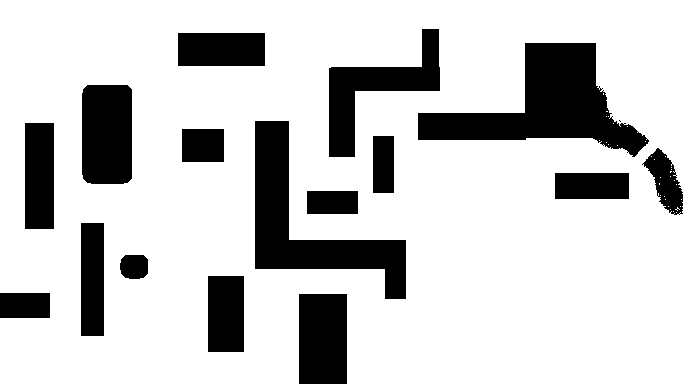
#> input picture ARS/PathPlanning/world3.png, 683 x 384 px
$ jupyter execute RTT.ipynb
#> lines starting #> are read from the running program, lines starting #| are printed output that depends on the picture; after the words box and inside, x2 and y2 are one past the last pixel; in counts of white or black regions, pixels touching at a corner belong together
## RRT

[cell 1]
import cv2
import time
import numpy as np
import matplotlib.pyplot as plt

[cell 2]
img = cv2.imread("world3.png")
#> img is the input picture: shape (384, 683, 3); 79.2% white; 17 black regions (1 under 20 px), largest, box (x1, y1, x2, y2) and area: (418, 43, 649, 157) 11208, (255, 121, 406, 299) 9055, (329, 29, 440, 157) 5024
gray = cv2.cvtColor(img, cv2.COLOR_BGR2GRAY)
ret,thresh1 = cv2.threshold(gray,127,255,cv2.THRESH_BINARY)
mapArray = thresh1.astype(np.int32)
print(mapArray.shape)
#| (384, 683)
plt.imshow(img, cmap="gray")

[cell 3]
class Node:
    def __init__(self, x, y):
        self.x = x
        self.y = y
        self.parent_x = []
        self.parent_y = []

[cell 4]
def dist_and_angle(x1, y1, x2, y2):
    dist = np.sqrt((x1 - x2)**2 + (y1 - y2)**2)
    angle = np.arctan2(y2 - y1, x2 - x1)
    return dist, angle

def collision(img, x1, y1, x2, y2):
    x = list(np.arange(x1, x2, (x2-x1)/100))
    y = list(((y2-y1)/(x2-x1)) * (x-x1) + y1)
    for xs, ys in zip(x,y):
        if img[int(ys)][int(xs)] == 0:
            return True
    return False

def check_collision(img, x1, y1, x2, y2, stepSize=10):
    hy, hx = img.shape
    _, theta = dist_and_angle(x2, y2, x1, y1)

    # next step point
    x = x2 + stepSize*np.cos(theta)
    y = y2 + stepSize*np.sin(theta)
    if y < 0 or y > hy or x < 0 or x > hx:
        directionCon = False
        nodeCon = False
    else:
        # Check direction connection
        # from current point to end
        if collision(img, x, y, end.x, end.y):
            directionCon = False
        else:
            directionCon = True

        # Check connection between next step point and last time step point
        if collision(img, x ,y, x2, y2):
            nodeCon = False
        else:
            nodeCon = True
    return x, y, directionCon, nodeCon

def nearest_node(x, y):
    temp_dict = []
    for i in range(len(nodeList)):
        dist, _ = dist_and_angle(x, y, nodeList[i].x, nodeList[i].y)
        temp_dict.append(dist)
    return temp_dict.index(min(temp_dict))

def random_point(h, w):
    new_y = np.random.randint(0, h)
    new_x = np.random.randint(0, w)
    return new_x, new_y

[cell 5]
# Perform RRT
# map dimension
h, w, _ = img.shape
#> h = 384; w = 683

newImg = img.copy()

start = Node(0, 350)
start.parent_x.append(start.x)
start.parent_y.append(start.y)
# end = Node(w-1, h-1)
end = Node(620, 50)


nodeList = [start]

# mark the starting point and destination with blue cirlce and red circle respectively
cv2.circle(newImg, (start.x, start.y), 5, (0,0,255), thickness=3, lineType=8)
#> newImg: shape (384, 683, 3); 0.03% of pixels changed, all inside (x1, y1, x2, y2) = (0, 343, 8, 358)
cv2.circle(newImg, (end.x, end.y), 5, (255, 0, 0), thickness=3, lineType=8)
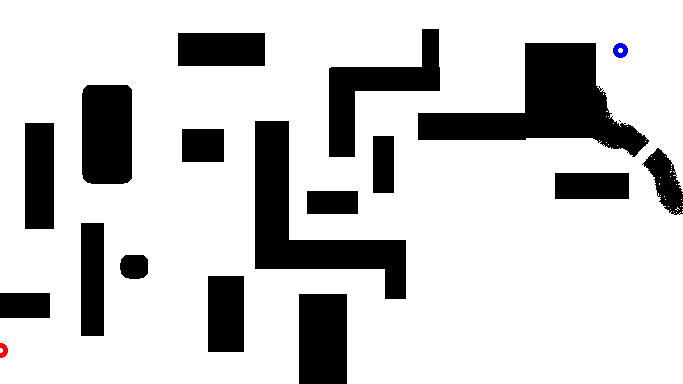
#> newImg: shape (384, 683, 3); mean B, G, R 201.8, 201.6, 201.7

plt.imshow(newImg)

[cell 6]
start = time.time()
i = 1
pathNotFound = True
while pathNotFound:
    # RANDOM_STATE
    nx, ny = random_point(h, w)

    # NEAREST_NEIGHBOR
    nearest_index = nearest_node(nx, ny)
    nearest_x = nodeList[nearest_index].x
    nearest_y = nodeList[nearest_index].y

    # Check dierc connection
    tx, ty, directCon, nodeCon = check_collision(mapArray, nx, ny, nearest_x, nearest_y)

    if directCon and nodeCon:
        nodeList.append(Node(tx, ty))
        nodeList[-1].parent_x = nodeList[nearest_index].parent_x.copy()
        nodeList[-1].parent_y = nodeList[nearest_index].parent_y.copy()
        nodeList[-1].parent_x.append(tx)
        nodeList[-1].parent_y.append(ty)

        cv2.circle(newImg, (int(tx), int(ty)), 2, (0, 0, 255), thickness=3, lineType=8)
        cv2.line(newImg, (int(tx), int(ty)), (int(nodeList[nearest_index].x), int(nodeList[nearest_index].y)), (0,255,0), thickness=1, lineType=8)
        cv2.line(newImg, (int(tx), int(ty)), (end.x, end.y), (0,255,0), thickness=1, lineType=8)
        break
    elif nodeCon:
        nodeList.append(Node(tx,ty))
        nodeList[-1].parent_x = nodeList[nearest_index].parent_x.copy()
        nodeList[-1].parent_y = nodeList[nearest_index].parent_y.copy()
        nodeList[-1].parent_x.append(tx)
        nodeList[-1].parent_y.append(ty)


        cv2.circle(newImg, (int(tx), int(ty)), 2, (0, 0, 225), thickness=3, lineType=8)
        cv2.line(newImg, (int(tx), int(ty)), (int(nodeList[nearest_index].x), int(nodeList[nearest_index].y)), (0, 255, 0), thickness=1, lineType=8)
#> this loop made 1278 passes
#> (nearest_x, nearest_y, theta in check_collision, tx) on passes 2 to 4: (9.53, 347, -0.9, 15.74), (15.74, 339.1, -0.047, 25.73), (25.73, 338.7, -0.92, 31.8)
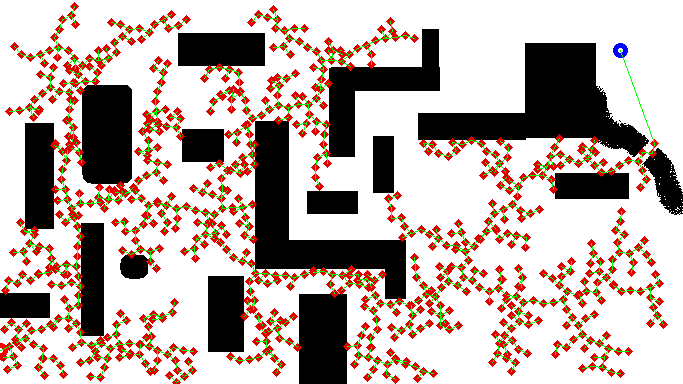
#> newImg: shape (384, 683, 3); 13.14% of pixels changed, all inside (x1, y1, x2, y2) = (0, 2, 668, 384)


print(time.time() - start)

$ run again, with ARS/PathPlanning/RTT.png copied over ARS/PathPlanning/world3.png
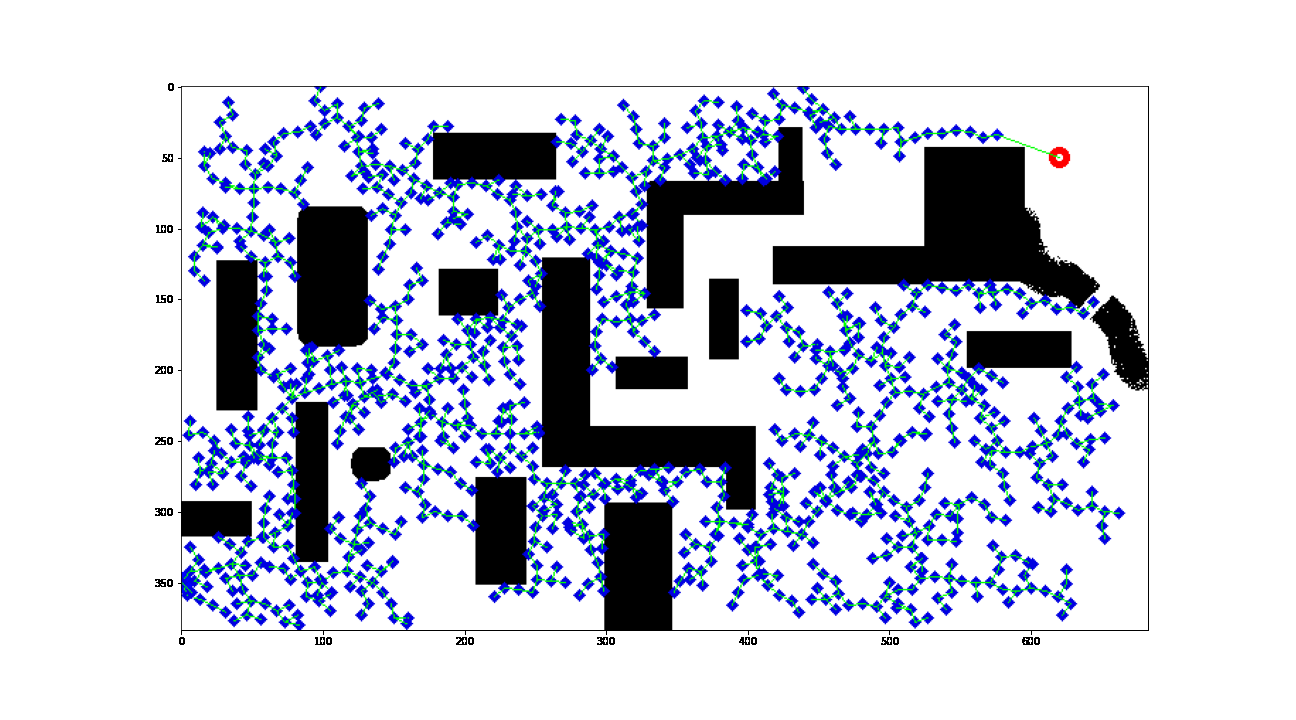
#> input picture ARS/PathPlanning/RTT.png, 1296 x 720 px
#> img is the input picture: shape (720, 1296, 3); mean B, G, R 217, 205.3, 200.4
#> `ret,thresh1 = cv2.threshold(gray,127,255,cv2.THRESH_BINARY)`:
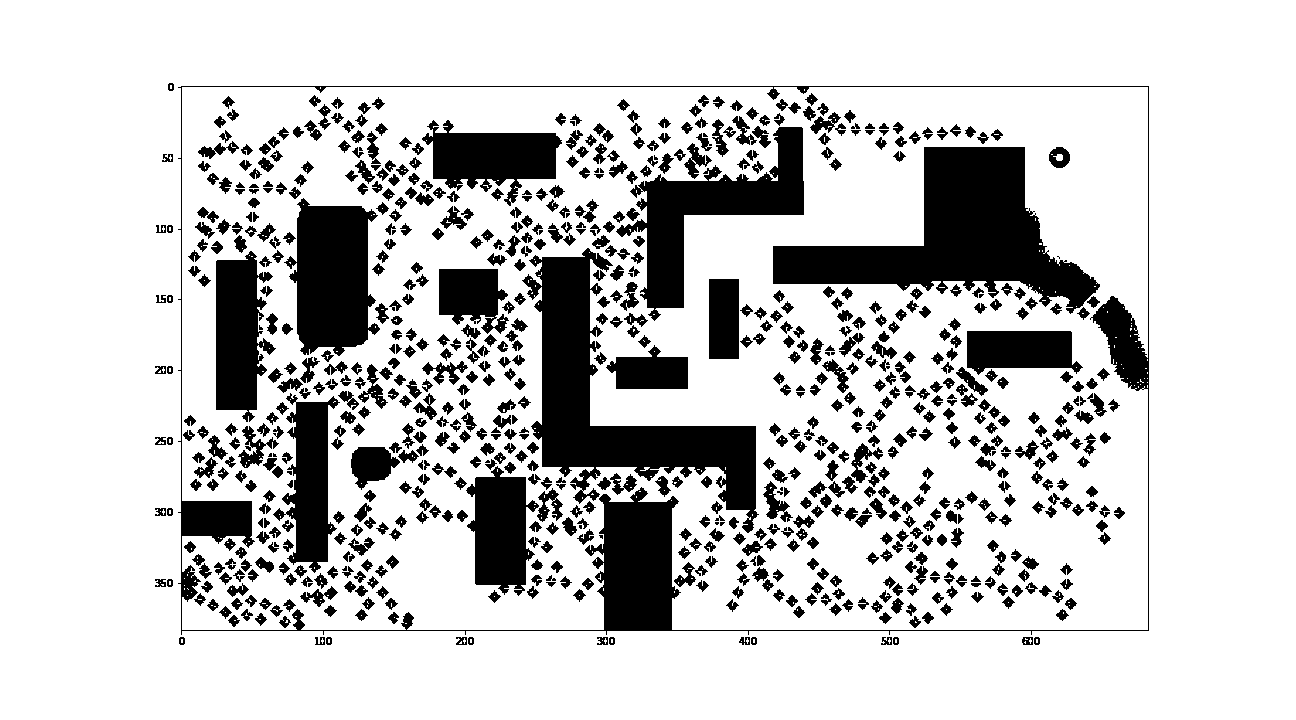
#> thresh1: shape (720, 1296); 80% white; 801 black regions (28 under 20 px), largest, box (x1, y1, x2, y2) and area: (773, 147, 1100, 314) 22962, (522, 248, 759, 533) 20451, (178, 86, 1149, 635) 18606
#| (720, 1296)
#> the loop `while pathNotFound:` made 799 passes
#> (nearest_x, nearest_y, theta in check_collision, tx) on passes 2 to 4: (8.58, 355.1, 0.223, 18.34), (18.34, 357.3, 0.332, 27.79), (27.79, 360.6, -0.145, 37.69)
#> after the loop `while pathNotFound:`:
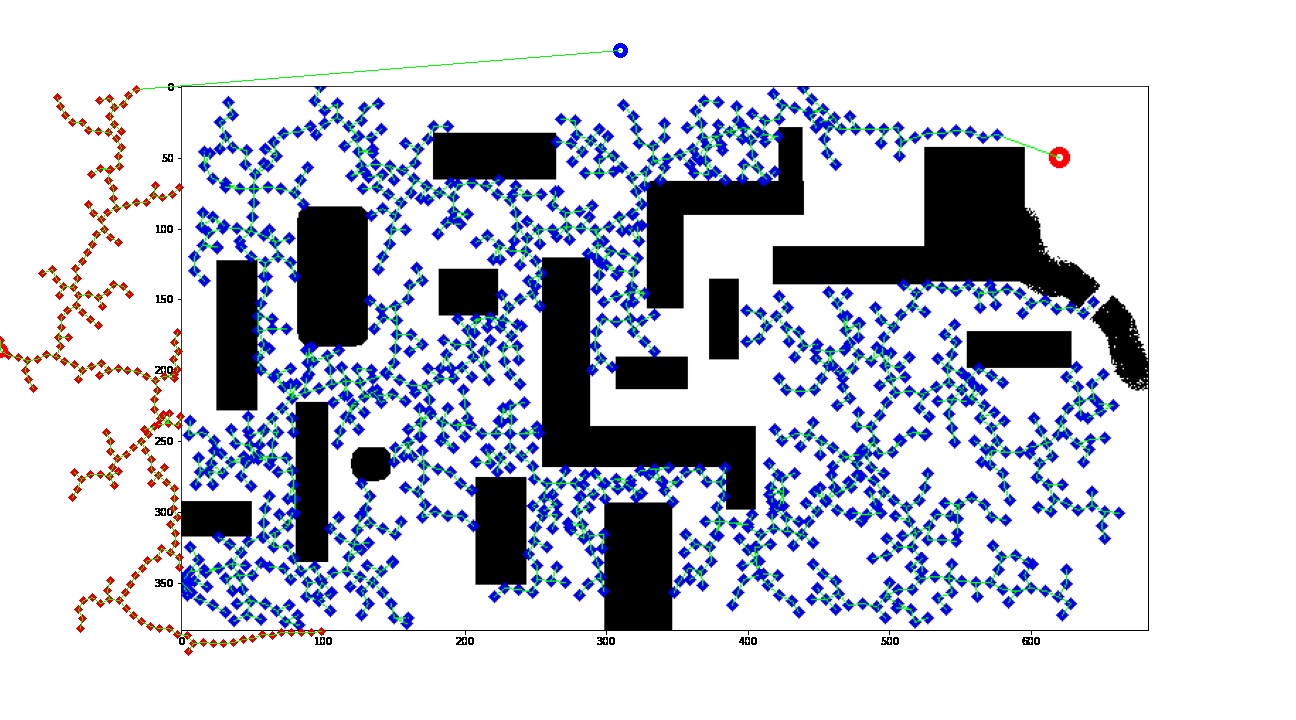
#> newImg: shape (720, 1296, 3); mean B, G, R 214.6, 203.5, 199.6
